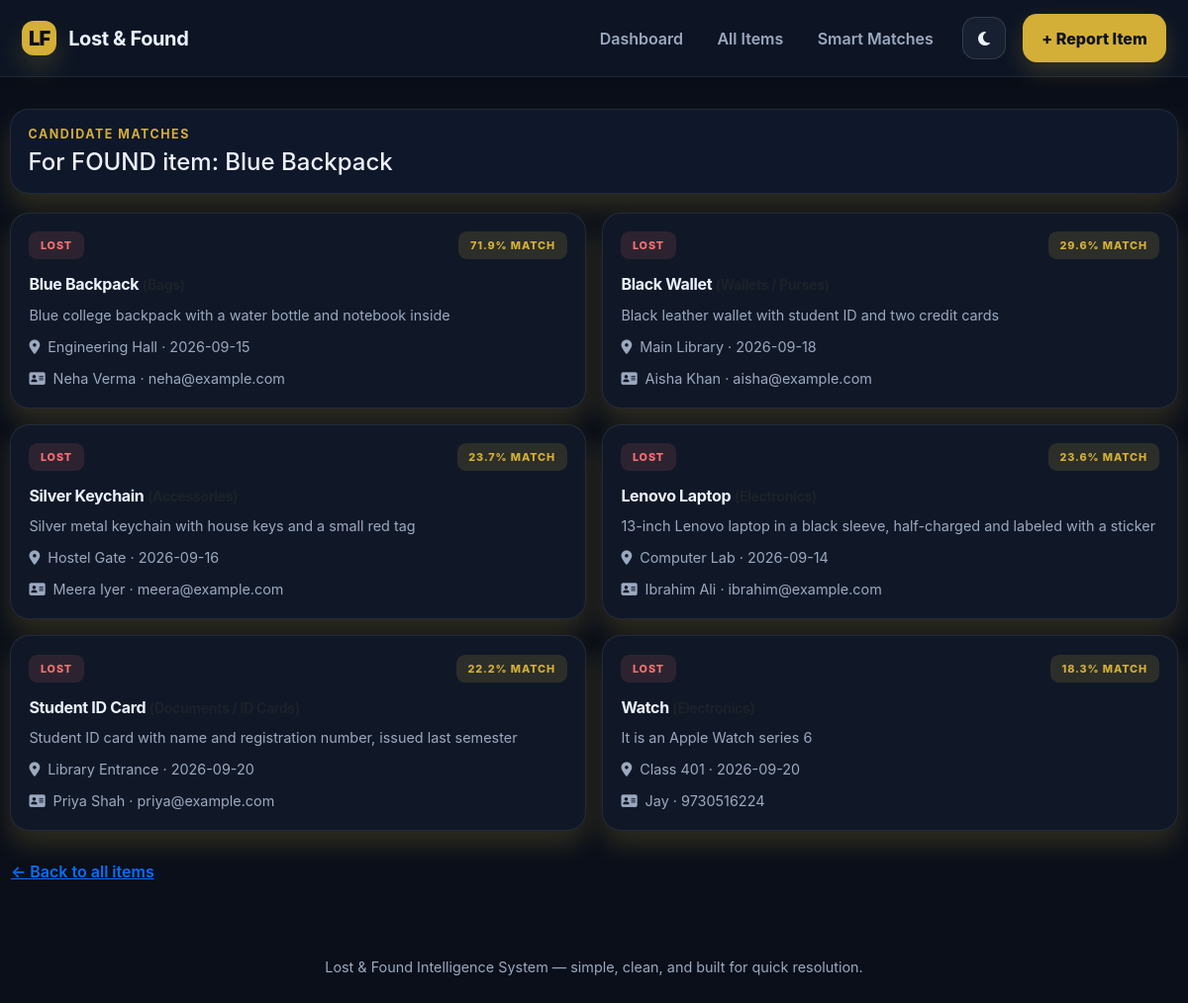
/matches/7, run on the app's committed database.
### tables this page shows
CREATE TABLE items (
            id            INTEGER PRIMARY KEY AUTOINCREMENT,
            item_type     TEXT    NOT NULL CHECK (item_type IN ('lost', 'found')),
            item_name     TEXT    NOT NULL,
            category      TEXT    NOT NULL,
            description   TEXT    NOT NULL,
            location      TEXT    NOT NULL,
            event_date    TEXT    NOT NULL,
            person_name   TEXT    NOT NULL,
            contact       TEXT    NOT NULL,
            status        TEXT    NOT NULL DEFAULT 'open' CHECK (status IN ('open', 'resolved')),
            created_at    TEXT    NOT NULL
        );

### app.py (the view)
@app.route("/matches/<int:item_id>")
def matches_for_item(item_id):
    db = get_db()
    item = db.execute("SELECT * FROM items WHERE id = ?", (item_id,)).fetchone()
    if item is None:
        flash("Item not found.", "danger")
        return redirect(url_for("view_items"))
    candidates = find_matches_for(item, threshold=15.0, limit=10)
    return render_template("matches.html", single_item=item, candidates=candidates, results=None)

### app.py (called while the page is built)
def get_db():
    if "db" not in g:
        g.db = sqlite3.connect(DB_PATH)
        g.db.row_factory = sqlite3.Row
        g.db.execute("PRAGMA foreign_keys = ON")
    return g.db

def text_similarity(a, b):
    a = (a or "").strip().lower()
    b = (b or "").strip().lower()
    if not a or not b:
        return 0.0
    return SequenceMatcher(None, a, b).ratio()

def match_score(item_a, item_b):
    name_sim = text_similarity(item_a["item_name"], item_b["item_name"])
    desc_sim = text_similarity(item_a["description"], item_b["description"])
    loc_sim = text_similarity(item_a["location"], item_b["location"])
    category_match = 1.0 if item_a["category"] == item_b["category"] else 0.0
    score = (name_sim * 0.35) + (desc_sim * 0.25) + (category_match * 0.25) + (loc_sim * 0.15)
    return round(score * 100, 1)

def find_matches_for(item, threshold=30.0, limit=5):
    db = get_db()
    opposite_type = "found" if item["item_type"] == "lost" else "lost"
    candidates = db.execute(
        "SELECT * FROM items WHERE item_type = ? AND status = 'open' AND id != ?",
        (opposite_type, item["id"]),
    ).fetchall()
    scored = []
    for c in candidates:
        s = match_score(item, c)
        if s >= threshold:
            scored.append((s, c))
    scored.sort(key=lambda x: x[0], reverse=True)
    return scored[:limit]

### templates/matches.html (shortened to what this page needs)
{% extends "base.html" %}
{% block content %}
{% if results is not none %}
  <div class="filter-shell">
    <div>
      <p class="eyebrow mb-1">Smart matching</p>
      <h4 class="mb-0">Best recommendation for each open lost report</h4>
    </div>
  </div>
  <div class="match-grid">
    {% for lost, best in results %}
    <div class="match-card">
      <div class="d-flex justify-content-between align-items-center mb-3">
        <span class="type-pill lost">Lost</span>
        <span class="category-pill">{{ lost.category }}</span>
      </div>
      <h6>{{ lost.item_name }}</h6>
      <p class="meta-text mb-2">{{ lost.description }}</p>
      <p class="meta-text mb-0"><i class="fa-solid fa-location-dot me-2"></i>{{ lost.location }} &middot; {{ lost.event_date }}</p>
      {% if best %}
        <div class="match-highlight">
          <strong>{{ best[0] }}% match</strong> with found item <strong>{{ best[1].item_name }}</strong> at {{ best[1].location }}.
        </div>
        <a href="{{ url_for('matches_for_item', item_id=lost.id) }}" class="btn btn-outline-primary btn-sm">View all candidates</a>
      {% else %}
        <div class="info-note mt-3 mb-0">
          <i class="fa-solid fa-circle-info"></i>
          <span>No strong match yet.</span>
        </div>
      {% endif %}
    </div>
    {% else %}
    <div class="empty-state">No open lost items to match right now.</div>
    {% endfor %}
  </div>
{% else %}
  <div class="filter-shell">
    <div>
      <p class="eyebrow mb-1">Candidate matches</p>
      <h4 class="mb-0">For {{ single_item.item_type|upper }} item: {{ single_item.item_name }}</h4>
    </div>
  </div>
  <div class="match-grid">
    {% for score, cand in candidates %}
    <div class="match-card">
      <div class="d-flex justify-content-between align-items-center mb-3">
        <span class="type-pill {{ cand.item_type }}">{{ cand.item_type }}</span>
        <span class="score-pill">{{ score }}% match</span>
      </div>
      <h6>{{ cand.item_name }} <small class="text-muted">({{ cand.category }})</small></h6>
      <p class="meta-text mb-2">{{ cand.description }}</p>
      <p class="meta-text mb-2"><i class="fa-solid fa-location-dot me-2"></i>{{ cand.location }} &middot; {{ cand.event_date }}</p>
      <p class="meta-text mb-0"><i class="fa-solid fa-address-card me-2"></i>{{ cand.person_name }} &middot; {{ cand.contact }}</p>
    </div>
    {% else %}
    <div class="empty-state">No candidate matches found above the similarity threshold.</div>
    {% endfor %}
  </div>
  <a href="{{ url_for('view_items') }}" class="btn btn-link mt-3 px-0">&larr; Back to all items</a>
{% endif %}
{% endblock %}

### static/style.css (style rules this page uses)
:root { --bg: #0a0f1a; --bg-strong: #111827; --panel: #101827; --panel-strong: #172133; --line: rgba(255,255,255,0.08); --line-strong: rgba(255,255,255,0.12); --text: #edf2ff; --muted: #9ba9c0; --primary: #d4af37; --primary-strong: #b8921d; --primary-soft: rgba(212, 175, 55, 0.14); --success: #35d399; --success-soft: rgba(53, 211, 153, 0.12); --danger: #f87171; --danger-soft: rgba(248, 113, 113, 0.12); --warning: #fbbf24; --warning-soft: rgba(251, 191, 36, 0.12); --cyan: #7dd3fc; --pink: #f9a8d4; --shadow: 0 20px 50px rgba(0, 0, 0, 0.35); --shadow-soft: 0 14px 26px rgba(212, 175, 55, 0.18); }
* { box-sizing: border-box; }
html { scroll-behavior: smooth; }
body { margin: 0; font-family: "Inter", "Segoe UI", sans-serif; background: var(--bg); color: var(--text); transition: background 0.25s ease, color 0.25s ease; }
a { text-decoration: none; }
.eyebrow { margin: 0 0 0.5rem; font-size: 0.78rem; text-transform: uppercase; letter-spacing: 0.12em; color: var(--primary); font-weight: 700; }
.btn { border-radius: 0.9rem; padding: 0.76rem 1.2rem; font-weight: 600; transition: all 0.2s ease; }
.type-pill, .status-pill, .category-pill, .score-pill { display: inline-flex; align-items: center; justify-content: center; padding: 0.36rem 0.72rem; border-radius: 0.55rem; font-size: 0.68rem; font-weight: 800; letter-spacing: 0.08em; text-transform: uppercase; }
.type-pill.lost { background: var(--danger-soft); color: var(--danger); }
.meta-text { margin: 0.65rem 0 0; color: var(--muted); font-size: 0.9rem; line-height: 1.5; }
.filter-shell { display: flex; justify-content: space-between; align-items: center; gap: 1rem; flex-wrap: wrap; background: #0f172a; border: 1px solid var(--line); border-radius: 1.2rem; padding: 1rem 1.1rem; margin-bottom: 1.2rem; box-shadow: var(--shadow-soft); }
.match-grid { display: grid; grid-template-columns: repeat(2, minmax(0, 1fr)); gap: 1rem; }
.match-card { border: 1px solid var(--line); border-radius: 1.2rem; background: var(--panel); padding: 1.15rem; box-shadow: var(--shadow-soft); transition: transform 0.2s ease, box-shadow 0.2s ease; animation: fadeUp 0.6s ease both; }
.match-card h6 { margin: 0; font-weight: 700; letter-spacing: -0.02em; }
.score-pill { background: var(--primary-soft); color: var(--primary); }

### data on the page
items: item_type "FOUND", item_name "Blue Backpack"
items: item_type "LOST", score "71.9", item_name "Blue Backpack", description "Blue college backpack with a water bottle and notebook inside", location "Engineering Hall", event_date "2026-09-15", person_name "Neha Verma", contact "neha@example.com"
items: item_type "LOST", score "29.6", item_name "Black Wallet", description "Black leather wallet with student ID and two credit cards", location "Main Library", event_date "2026-09-18", person_name "Aisha Khan", contact "aisha@example.com"
items: item_type "LOST", score "23.7", item_name "Silver Keychain", description "Silver metal keychain with house keys and a small red tag", location "Hostel Gate", event_date "2026-09-16", person_name "Meera Iyer", contact "meera@example.com"
items: item_type "LOST", score "23.6", item_name "Lenovo Laptop", description "13-inch Lenovo laptop in a black sleeve, half-charged and labeled with a sticker", location "Computer Lab", event_date "2026-09-14", person_name "Ibrahim Ali", contact "ibrahim@example.com"
items: item_type "LOST", score "22.2", item_name "Student ID Card", description "Student ID card with name and registration number, issued last semester", location "Library Entrance", event_date "2026-09-20", person_name "Priya Shah", contact "priya@example.com"
items: item_type "LOST", score "18.3", item_name "Watch", description "It is an Apple Watch series 6", location "Class 401", event_date "2026-09-20", person_name "Jay", contact "9730516224"
